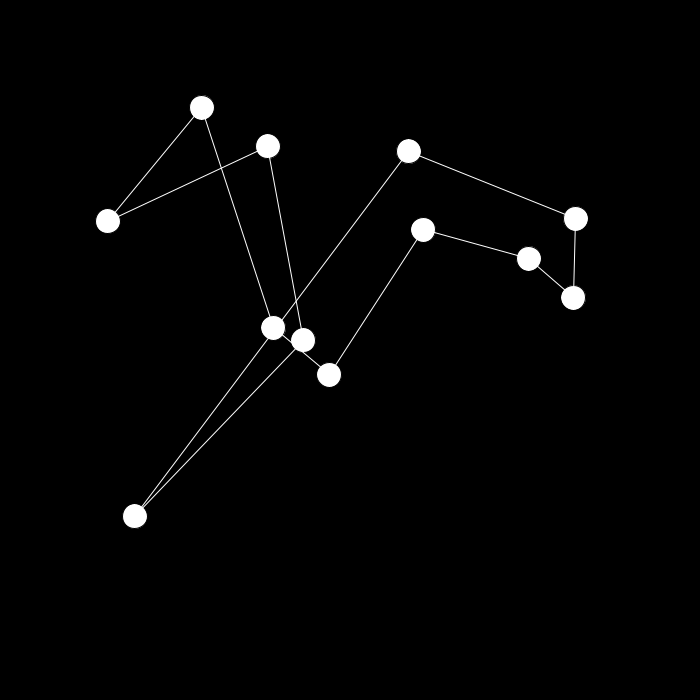
Frame 1 (no input)
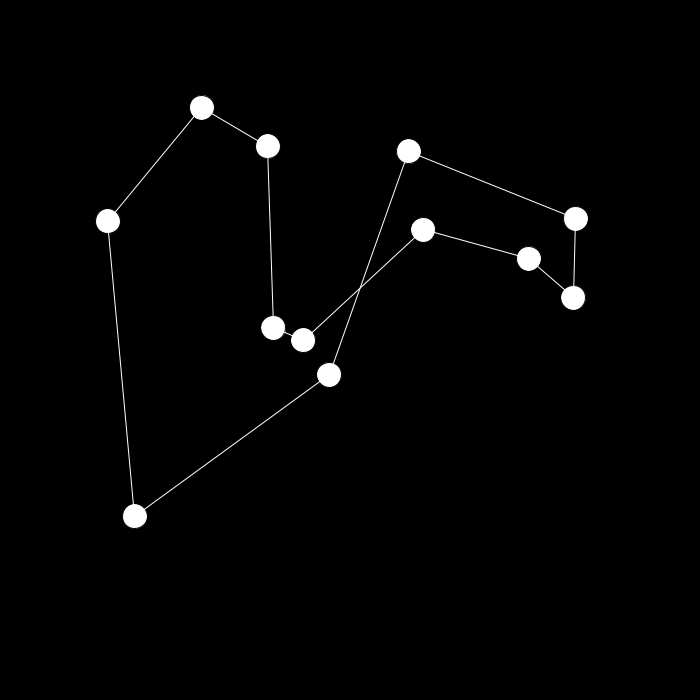
Frame 60 (the mouse pressed at the canvas centre just before this capture)
Frame 120 (the mouse held since frame 60 and released just before this capture): identical to frame 60, image omitted

The Processing sketch that drew these frames (run headless with seeded random() and noise(); from frame 60 on, the mouse is pressed at the canvas centre):

// Processing sketch: genetic_algo
// ── genetic_algo.pde
import java.util.Collections;

int genome_length = 12;
int population_size = 300;
float mutation_probability = 0.02;

Draw draw = new Draw();
Start start = new Start(genome_length, population_size);
Reproduction reproduction = new Reproduction(genome_length, population_size, mutation_probability);

//---------------------------------------------------------------------------------------

// SETUP
void setup() {
  
  background(0);
  size(700, 700);

}
//---------------------------------------------------------------------------------------

// START
ArrayList<PVector> knots = start.create_knots();
ArrayList<ArrayList> seed_generation = start.seed(knots);
ArrayList<ArrayList> parents = reproduction.selection(seed_generation);
ArrayList<ArrayList> current_parents = parents;
ArrayList<PVector> current_fittest = current_parents.get(0);
ArrayList<ArrayList> current_generation = seed_generation;//new ArrayList<ArrayList>();
int i = 0;
//---------------------------------------------------------------------------------------

// DRAW LOOP
void draw() {
  i++;
  background(0);
  draw.draw_knots(knots);
  

  current_parents = reproduction.selection(current_generation);
  current_generation = reproduction.crossover(current_parents.get(0), current_parents.get(1));
  
  current_fittest = current_parents.get(0);
  println(reproduction.check_fitness(current_fittest));
  
  draw.draw_paths(current_fittest);
  
  delay(50);

  
}
//---------------------------------------------------------------------------------------
// ── draws.pde

class Draw {
  
  // DRAW KNOTS
  void draw_knots(ArrayList<PVector> knots) {
    
    for(int i=0; i<=knots.size() - 1; i++){
      ellipse(knots.get(i).x, knots.get(i).y, 25, 25);
    }
  }
  //---------------------------------------------------------------------------------------
  
  // DRAW PATHS
  void draw_paths(ArrayList<PVector> parent1) {
    
    parent1.add(parent1.get(0));
    for(int i=0; i<=parent1.size() - 2; i++) {
      
      PVector knot1 = parent1.get(i);
      PVector knot2 = parent1.get(i+1);
      
      pushStyle();
      stroke(255);
      line(knot1.x, knot1.y, knot2.x, knot2.y);
      popStyle();
    }
    parent1.remove(parent1.size() - 1);
  }
  //---------------------------------------------------------------------------------------

  
}
// ── reproduction.pde
import java.util.Random;

class Reproduction {
  
  // CONSTRUCTOR
  Reproduction(int genome_length, int population_size, float mutation_probability) {
    population_size = population_size;
    genome_length = genome_length;
    mutation_probability = mutation_probability;
  }
  //---------------------------------------------------------------------------------------
  
  // FITNESS FUNCTION
  float check_fitness(ArrayList<PVector> knots) {
      
    float sum = 0;
    knots.add(knots.get(0));
    for(int i=0; i<=knots.size() - 2; i++) {
      
      PVector knot1 = knots.get(i);
      PVector knot2 = knots.get(i+1);
      
      sum += knot1.dist(knot2);
    }
    knots.remove(knots.size() - 1);
    
    return 100 / sum;
  }
  //---------------------------------------------------------------------------------------
  
  // SELECTION
  ArrayList<ArrayList> selection(ArrayList<ArrayList> population) {
    
    ArrayList<Float> fitness_scores = new  ArrayList<Float>();
    
    for(int i=0; i<=population_size - 2; i++) {
      float fitness = check_fitness(population.get(i));
      fitness_scores.add(fitness);
    }
    
    ArrayList<PVector> parent1 = new ArrayList<PVector>();
    ArrayList<PVector> parent2 = new ArrayList<PVector>();
    
    parent1 = population.get(fitness_scores.indexOf(Collections.max(fitness_scores)));
    fitness_scores.remove(Collections.max(fitness_scores));
    population.remove(fitness_scores.indexOf(Collections.max(fitness_scores)));
    
    parent2 = population.get(fitness_scores.indexOf(Collections.max(fitness_scores)));  
    
    ArrayList<ArrayList> parents = new ArrayList<ArrayList>();
    parents.add(new ArrayList(parent1));
    parents.add(new ArrayList(parent2));
    
    return parents;
  }
  //-----------------------------------------------------------------------------------------
  
  // CROSSOVER
  ArrayList<ArrayList> crossover(ArrayList<PVector> parent1, ArrayList<PVector> parent2) {
        
    Random r = new Random();
        
    ArrayList<ArrayList> children = new ArrayList<ArrayList>();
    
    for(int i=0; i<=population_size - 1; i++) {
      
      int choice = r.nextInt((2 - 1) + 1) + 1;
      
      switch (choice) {
        
        //----------------------------
        case 1: {
          
          int split_index = r.nextInt(((genome_length - 1) - 1) + 1) + 1;

          ArrayList<PVector> child = new ArrayList<PVector>();
          
          for(int k=0; k<=split_index - 1; k++) {
            child.add(parent1.get(k));
          }
          for(int k=split_index; k<=genome_length - 1; k++) {
            for(int g=0; g<=genome_length - 1; g++) {
              
              if(child.contains(parent2.get(g)) == false) {
                child.add(parent2.get(g));
                break;
              }
              
            }
          }
          
          children.add(mutation(child));
          
        }
        break;
        //----------------------------
      case 2: {
        
        int split_index = genome_length / 2;
        
        ArrayList<PVector> child = new ArrayList<PVector>();
        
        for(int k=0; k<=split_index - 1; k++) {
          child.add(parent2.get(k));
        }
        for(int k=split_index; k<=genome_length - 1; k++) {
          for(int g=0; g<=genome_length - 1; g++) {
            
            if(child.contains(parent1.get(g)) == false) {
              child.add(parent1.get(g));
              break;
            }
            
          }
        }
        
        children.add(mutation(child));

      }
      break;
        //____________________________
      }
      
    }
    
    return children;
  }
  
  ArrayList<PVector> mutation(ArrayList<PVector> child) {

    Random r = new Random();
    
    double check = Math.random();
    if(check <= mutation_probability) {
      
      int random_index1 = r.nextInt((genome_length - 1) + 1);
      int random_index2 = r.nextInt((genome_length - 1) + 1);
      
      PVector to_switch1 = child.get(random_index1);
      PVector to_switch2 = child.get(random_index2);
      
      child.set(random_index1, to_switch2);
      child.set(random_index2, to_switch1);
      
    }
    
    return child;
  }
  
  
}
// ── start.pde

class Start {
  
  // CONSTRUCTOR
  Start(int genome_length, int population_size) {
    population_size = population_size;
    genome_length = genome_length;

  }
  //---------------------------------------------------------------------------------------
  
  // SEED
  ArrayList<ArrayList> seed(ArrayList<PVector> knots) {
    
    ArrayList<ArrayList> gen0 = new ArrayList<ArrayList>();
    for(int i=0; i<=population_size; i++) {
      Collections.shuffle(knots);
      gen0.add(new ArrayList(knots));
    }
    
    return gen0;
  }
  //---------------------------------------------------------------------------------------
  
  // CREATE KNOTS
  ArrayList<PVector> create_knots(){
    
    int total_knots = genome_length;
    
    ArrayList<PVector> knots = new ArrayList<PVector>();
    for(int i=1; i<=total_knots; i++){
      
      float x = random(100, 600);
      float y = random(100, 600);
      PVector knot = new PVector(x, y);
      
      knots.add(knot);
    }
    
    return knots;
  }
  //---------------------------------------------------------------------------------------
  
}
